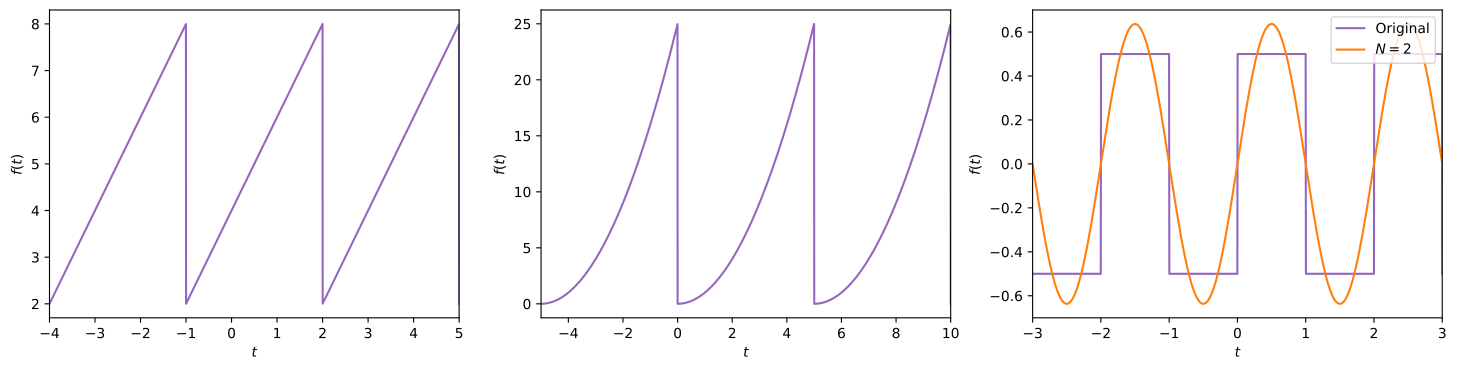

The Python source for this figure:
import numpy as np
from matplotlib.pyplot import subplots
from scipy.integrate import quad

funcs = (
    lambda t : 2*t + 4,
    lambda t : t**2,
    lambda t : .5 - np.heaviside(-t, 0)
)

periods = (3, 5, 2)

definition_bounds = ([-1, 2], [0, 5], [-1, 1])
extended_bounds = ([-4, 5], [-5, 10], [-3, 3])

names = ("Sawtooth", "Wavy", "Spiky")

interval_mapping = lambda x, original, target : ((x - np.min(original)) % period) + np.min(target)

sample_size = 1000

fig, axs = subplots(1, 3, figsize=(18, 4))

for func, period, bounds, ex_bounds, ax, name in zip(funcs, periods, definition_bounds, extended_bounds, axs, names):

    definition_interval = np.linspace(bounds[0], bounds[1], sample_size)
    extended_interval = np.linspace(ex_bounds[0], ex_bounds[1], 3*sample_size)
    tlin = np.linspace(-period/2, period/2, sample_size)

    ax.plot(extended_interval, func(interval_mapping(extended_interval, extended_interval, definition_interval)), ls="solid", color="tab:purple", label="Original")

    ax.set_xlim(left=np.min(extended_interval), right=np.max(extended_interval))

    ax.set_xlabel(r"$t$")
    ax.set_ylabel(r"$f(t)$")

    a_0 = 2/period * quad(func, np.min(tlin), np.max(tlin))[0]

    a_n_func = lambda x, n : func(interval_mapping(x, tlin, definition_interval)) * np.cos(n*2*np.pi/period * x)
    a_n = lambda n : 2/period * quad(a_n_func, np.min(tlin), np.max(tlin), args=(n))[0]

    b_n_func = lambda x, n : func(interval_mapping(x, tlin, definition_interval)) * np.sin(n*2*np.pi/period * x)
    b_n = lambda n : 2/period * quad(b_n_func, np.min(tlin), np.max(tlin), args=(n))[0]

    print(f"Function {name}")
    print(f"a_0 = {a_0}")
    print(f"a_1 = {a_n(1)}")
    print(f"a_2 = {a_n(2)}")
    print(f"b_1 = {b_n(1)}")
    print(f"b_2 = {b_n(2)}")

sum_term = lambda x, n : a_n(n) * np.cos(n*2*np.pi/period * x) + b_n(n) * np.sin(n*2*np.pi/period * x)
def partial_sum(x, N):
    s = a_0/2
    for n in range(1, N+1):
        s += sum_term(x, n)
    return s

axs[-1].plot(extended_interval, partial_sum(extended_interval, 2), ls="solid", color="tab:orange", label=r"$N = 2$")

axs[-1].legend(loc="upper right")

fig.savefig("numerical-methods/xabier/extras/various_functions.pdf", bbox_inches="tight")
